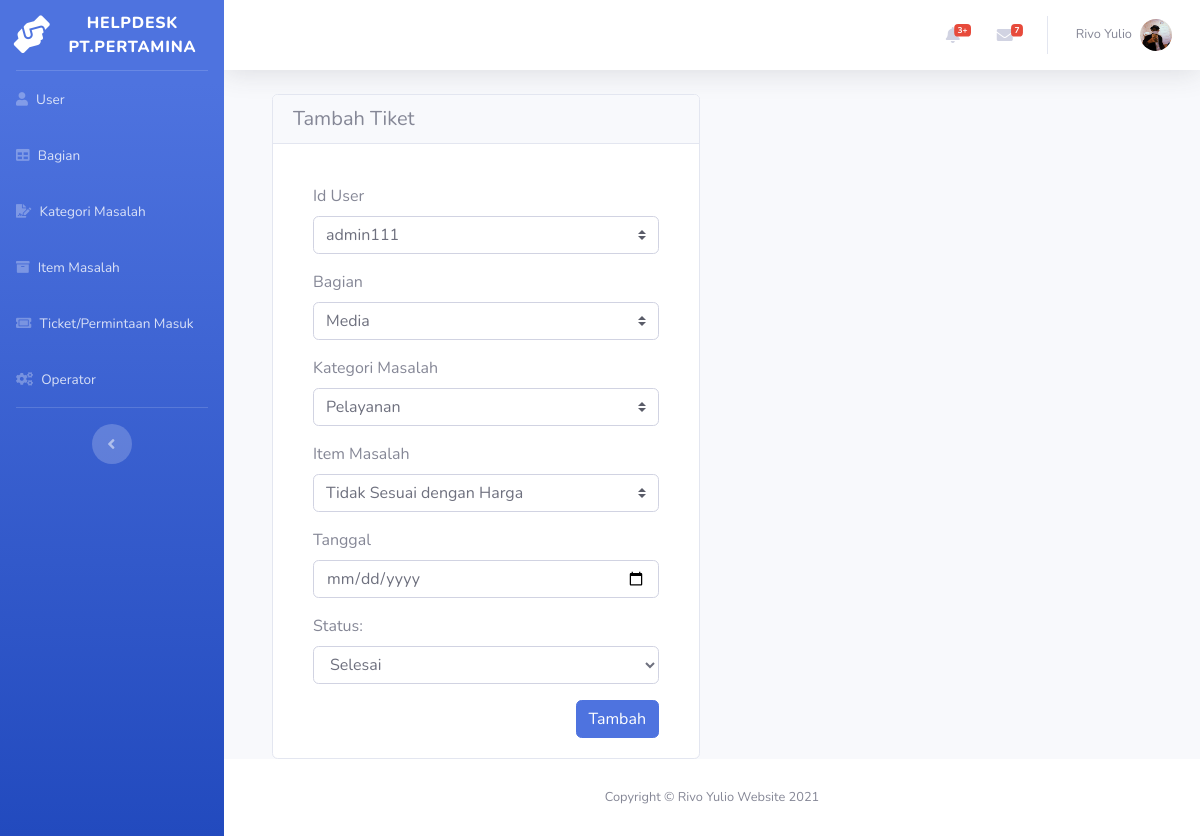
The page /admin/index.php?p=penanganan&id_tiket=1 on the database its author committed.
### tables this page shows
CREATE TABLE `user` (
  `id_user` int(11) NOT NULL,
  `email` varchar(255) NOT NULL,
  `username` varchar(255) NOT NULL,
  `password` varchar(255) NOT NULL
);

CREATE TABLE `bagian` (
  `id_bagian` int(11) NOT NULL,
  `nama_bagian` varchar(50) NOT NULL
);

CREATE TABLE `kategori_masalah` (
  `id_kategori_masalah` int(11) NOT NULL,
  `id_bagian` int(11) NOT NULL,
  `nama_kategori` varchar(200) NOT NULL
);

CREATE TABLE `item_masalah` (
  `id_item_masalah` int(11) NOT NULL,
  `nama_item_masalah` varchar(200) NOT NULL,
  `id_kategori_masalah` int(11) NOT NULL
);

CREATE TABLE `tiket` (
  `id_tiket` int(11) NOT NULL,
  `id_user` int(11) NOT NULL,
  `id_bagian` int(11) NOT NULL,
  `id_kategori_masalah` int(11) NOT NULL,
  `id_item_masalah` int(11) NOT NULL,
  `tanggal` datetime NOT NULL,
  `status` enum('Selesai','Belum_Selesai') NOT NULL
);

### admin/penanganan.php (the view, shortened to what this page needs)
<?php
$koneksi = mysqli_connect("localhost","root","","db_helpdesk");
$data = mysqli_query($koneksi, "SELECT * FROM tiket
inner join item_masalah on tiket.id_item_masalah = item_masalah.id_item_masalah
inner join user on tiket.id_user = user.id_user
inner join bagian on tiket.id_bagian = bagian.id_bagian
inner join kategori_masalah on tiket.id_kategori_masalah = kategori_masalah.id_kategori_masalah
");
$r = mysqli_fetch_assoc($data);
?>
<div class="container-fluid">
    <div class="row">
        <div class="col-6">
            <div class="card">
                <h5 class="card-header">Tambah Tiket</h5>
                <div class="card-body">
                <form class="" action="" method="POST">
            <div class="card-body">
            <div class="mb-3">
                    <label for="tingkat_pend" class="form-label">Id User</label>
                    <select class="custom-select" aria-label="Default select example" name="id_user">
                    <option selected><?= $r['username'] ?><?php echo $r['id_user'] ?></option>
                    </select>
                    </div>
                <div class="mb-3">
                    <label for="tingkat_pend" class="form-label">Bagian</label>
                    <select class="custom-select" aria-label="Default select example" name="id_bagian">
                        <option selected><?= $r['nama_bagian'] ?></option>
                    </select>
                </div>
                <div class="mb-3">
                    <label for="tingkat_pend" class="form-label">Kategori Masalah</label>
                    <select class="custom-select" aria-label="Default select example" name="id_kategori_masalah">
                        <option selected><?= $r['nama_kategori'] ?></option>
                    </select>
                    </div>
                    <div class="mb-3">
                        <label for="tingkat_pend" class="form-label">Item Masalah</label>
                        <select class="custom-select" aria-label="Default select example" name="id_item_masalah">
                            <option selected><?= $r['nama_item_masalah'] ?></option>
                        </select>
                    </div>
                    <div class="mb-3">
                        <label for="tanggal" class="form-label">Tanggal</label>
                        <input type="date" name="tanggal" class="form-control" id="tanggal"  value="<?php echo $r['tanggal'] ?>" required>
                    </div>
                    <div class="form-group">
                                <label for="sel1">Status:</label>
                                <select class="form-control" name="status">
                                <option value=""><?=$r['status'] ?></option>
                                </select>
                            </div>
                <button style="float: right;" type="submit" class="btn btn-primary right" name="edit">Tambah </button>
            </div>
        </div>
                </div>
            </div>
        </div>

### rows shown on the page
user: id_user "admin111"
bagian: id_bagian "Media"
kategori_masalah: id_kategori_masalah "Pelayanan"
item_masalah: id_item_masalah "Tidak Sesuai dengan Harga"
tiket: status "Selesai"
